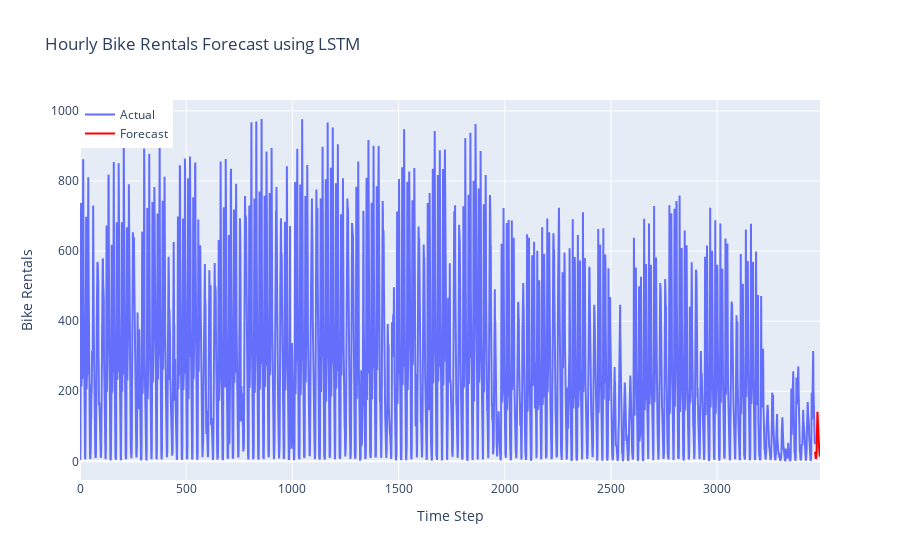

This figure's notebook cell:
### Code cell
def forecast_future(data, model, seq_length, steps, features_count):
    # Debugging information
    print(f"Input data shape: {data.shape}")
    print(f"Expected sequence length: {seq_length}, Features count: {features_count}")
    
    # Ensure data has the correct shape
    if len(data.shape) == 3:
        data = data[-1]  # Take the last sequence if data is already 3D
    elif len(data.shape) == 2:
        data = data[-seq_length:]  # Take the last 'seq_length' rows if 2D
    else:
        raise ValueError(f"Unexpected data shape: {data.shape}")

    # Validate reshaping
    if data.shape[0] != seq_length or data.shape[1] != features_count:
        raise ValueError(f"Cannot reshape data of shape {data.shape} into (1, {seq_length}, {features_count})")
    
    forecast = data.reshape(1, seq_length, features_count)
    predictions = []

    # Generate future predictions
    for i in range(steps):
        prediction = model.predict(forecast, verbose=0)
        predictions.append(prediction[0, 0])  # Extract single value
        # Slide the window and append the prediction
        forecast = np.append(forecast[:, 1:, :], np.full((1, 1, features_count), prediction[0, 0]), axis=1)

    return predictions

steps = 24  # Forecast 24 future steps (hours)
features_count = X_test.shape[2]  # Number of features in the input

# Use the last sequence from X_test
future_forecast = forecast_future(X_test, model, seq_length, steps, features_count)

# Inverse transform the forecasted values to original scale
future_forecast = scaler_target.inverse_transform(np.array(future_forecast).reshape(-1, 1))

# Create the figure with actual and forecasted values
fig = go.Figure()

# Add actual values trace
fig.add_trace(go.Scatter(
    x=list(range(len(y_test_actual))),
    y=y_test_actual.flatten(),
    mode='lines',
    name='Actual'
))

# Add forecasted values trace
fig.add_trace(go.Scatter(
    x=list(range(len(y_test_actual), len(y_test_actual) + steps)),
    y=future_forecast.flatten(),
    mode='lines',
    name='Forecast',
    line=dict(color='red')
))

# Update layout
fig.update_layout(
    title='Hourly Bike Rentals Forecast using LSTM',
    xaxis_title='Time Step',
    yaxis_title='Bike Rentals',
    legend=dict(x=0, y=1)
)

# Show the figure
fig.show()

# Plot forecasted values alongside actual values
plt.figure(figsize=(10, 6))
plt.plot(range(len(y_test_actual)), y_test_actual, label='Actual')
plt.plot(range(len(y_test_actual), len(y_test_actual) + steps), future_forecast, label='Forecast', color='red')
plt.legend()
plt.title('Forecasted Bike Rentals')
plt.xlabel('Time Step')
plt.ylabel('Bike Rentals')
plt.show()

# Save the trained LSTM model for future use
model.save('bike_rentals_lstm_model.h5')

### Figure 1 — Plotly figure (JSON) as saved in the notebook; plotly's stock layout.template omitted (floating-point values rounded to 4 significant figures; data arrays with more than 128 entries replaced by an {"elided": "..."} marker saying what was removed)
{"data": [{"mode": "lines", "name": "Actual", "type": "scatter", "x": {"elided": "3461 int values"}, "y": {"elided": "3461 float values"}}, {"line": {"color": "red"}, "mode": "lines", "name": "Forecast", "type": "scatter", "x": [3461, 3462, 3463, 3464, 3465, 3466, 3467, 3468, 3469, 3470, 3471, 3472, 3473, 3474, 3475, 3476, 3477, 3478, 3479, 3480, 3481, 3482, 3483, 3484], "y": [27.52, 8.766, 7.945, 7.675, 8.329, 9.989, 13.78, 24.34, 64.87, 101.7, 130.3, 141.5, 131.3, 110.0, 88.2, 68.46, 56.86, 48.84, 41.01, 33.4, 26.86, 20.19, 14.43, 14.96]}], "layout": {"legend": {"x": 0, "y": 1}, "title": {"text": "Hourly Bike Rentals Forecast using LSTM"}, "xaxis": {"title": {"text": "Time Step"}}, "yaxis": {"title": {"text": "Bike Rentals"}}}}
